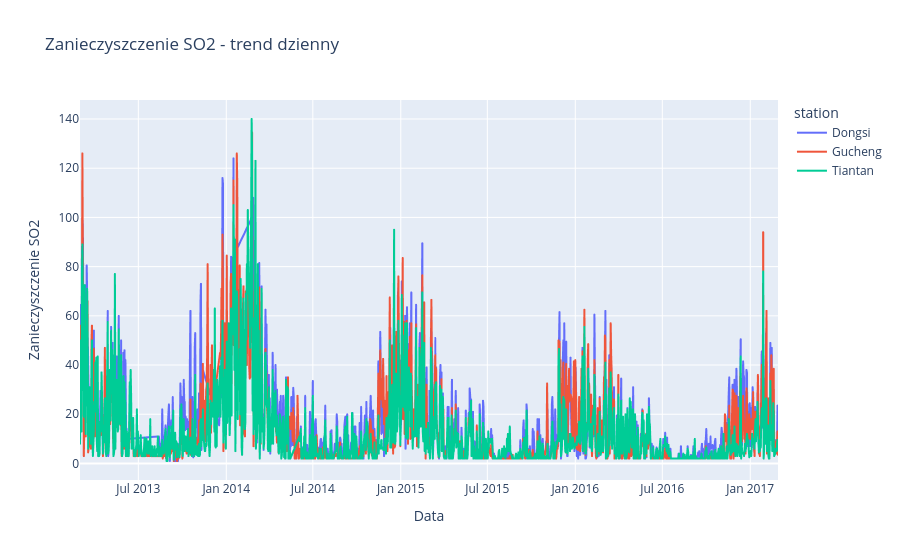

Notebook source saved alongside this figure:
### Markdown cell above
### Zadanie 20 (12–15 min)
**Biznes:** Interaktywny trend SO2 per stacja (ale tylko top N, żeby nie było chaosu).

**Technicznie:** wybór top 3 stacji po medianie, agregacja dzienna, `px.line(color='station')`.

**TODO:** przygotuj top 3, zbuduj `df_top_daily` i wykres.

### Code cell
df_daily_so2 = df_air.groupby(['date', 'station'], as_index=False)['SO2'].median()
fig = px.line(df_daily_so2, x="date", y="SO2", color="station", title="Zanieczyszczenie SO2 - trend dzienny")
fig.write_html("plot_SO2_top3_stations.html")
fig.update_layout(xaxis_title='Data', yaxis_title='Zanieczyszczenie SO2')
fig.show()

### Figure 1 — Plotly figure (JSON) as saved in the notebook; plotly's stock layout.template omitted (floating-point values rounded to 4 significant figures; data arrays with more than 128 entries replaced by an {"elided": "..."} marker saying what was removed)
{"data": [{"hovertemplate": "station=Dongsi<br>date=%{x}<br>SO2=%{y}<extra></extra>", "legendgroup": "Dongsi", "line": {"color": "#636efa", "dash": "solid"}, "marker": {"symbol": "circle"}, "mode": "lines", "name": "Dongsi", "showlegend": true, "type": "scattergl", "x": {"elided": "1320 str values"}, "xaxis": "x", "y": {"elided": "1320 float values"}, "yaxis": "y"}, {"hovertemplate": "station=Gucheng<br>date=%{x}<br>SO2=%{y}<extra></extra>", "legendgroup": "Gucheng", "line": {"color": "#EF553B", "dash": "solid"}, "marker": {"symbol": "circle"}, "mode": "lines", "name": "Gucheng", "showlegend": true, "type": "scattergl", "x": {"elided": "1424 str values"}, "xaxis": "x", "y": {"elided": "1424 float values"}, "yaxis": "y"}, {"hovertemplate": "station=Tiantan<br>date=%{x}<br>SO2=%{y}<extra></extra>", "legendgroup": "Tiantan", "line": {"color": "#00cc96", "dash": "solid"}, "marker": {"symbol": "circle"}, "mode": "lines", "name": "Tiantan", "showlegend": true, "type": "scattergl", "x": {"elided": "1436 str values"}, "xaxis": "x", "y": {"elided": "1436 float values"}, "yaxis": "y"}], "layout": {"legend": {"title": {"text": "station"}, "tracegroupgap": 0}, "title": {"text": "Zanieczyszczenie SO2 - trend dzienny"}, "xaxis": {"anchor": "y", "domain": [0, 1], "title": {"text": "Data"}}, "yaxis": {"anchor": "x", "domain": [0, 1], "title": {"text": "Zanieczyszczenie SO2"}}}}
